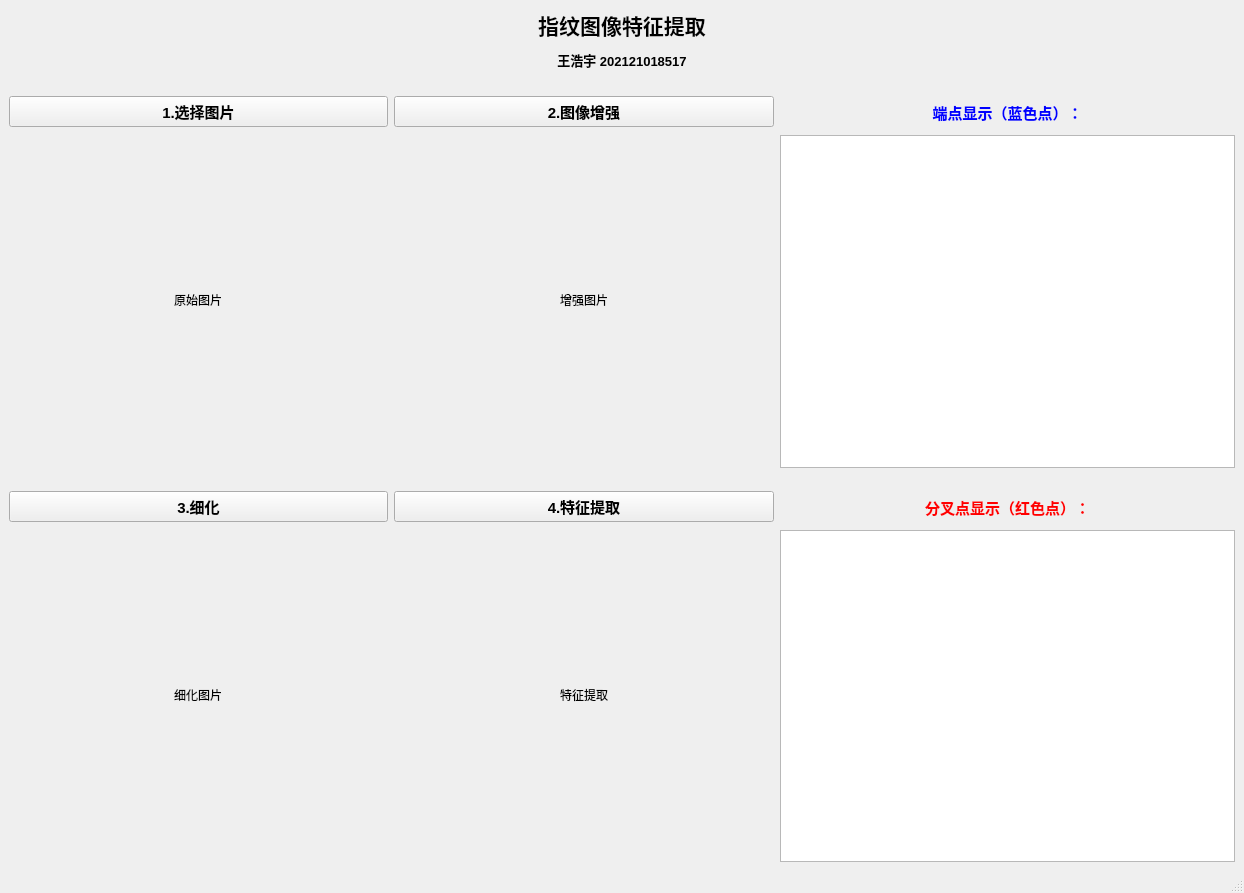
<?xml version="1.0" encoding="UTF-8"?>
<ui version="4.0">
 <class>MainWindow</class>
 <widget class="QMainWindow" name="MainWindow">
  <property name="geometry">
   <rect>
    <x>0</x>
    <y>0</y>
    <width>1244</width>
    <height>893</height>
   </rect>
  </property>
  <property name="windowTitle">
   <string>MainWindow</string>
  </property>
  <widget class="QWidget" name="centralwidget">
   <layout class="QVBoxLayout" name="verticalLayout_9">
    <item>
     <layout class="QVBoxLayout" name="verticalLayout_8" stretch="1,1,30">
      <item>
       <widget class="QLabel" name="label">
        <property name="font">
         <font>
          <family>华光行楷_CNKI</family>
          <pointsize>16</pointsize>
          <weight>75</weight>
          <bold>true</bold>
         </font>
        </property>
        <property name="text">
         <string>指纹图像特征提取</string>
        </property>
        <property name="alignment">
         <set>Qt::AlignCenter</set>
        </property>
       </widget>
      </item>
      <item>
       <widget class="QLabel" name="label_4">
        <property name="font">
         <font>
          <pointsize>10</pointsize>
          <weight>75</weight>
          <bold>true</bold>
         </font>
        </property>
        <property name="text">
         <string>王浩宇 202121018517</string>
        </property>
        <property name="alignment">
         <set>Qt::AlignCenter</set>
        </property>
       </widget>
      </item>
      <item>
       <layout class="QVBoxLayout" name="verticalLayout_6" stretch="1,1">
        <item>
         <layout class="QHBoxLayout" name="horizontalLayout_5" stretch="5,5,6">
          <item>
           <layout class="QVBoxLayout" name="verticalLayout_3" stretch="0,0">
            <item>
             <widget class="QPushButton" name="btn_select">
              <property name="font">
               <font>
                <pointsize>11</pointsize>
                <weight>75</weight>
                <bold>true</bold>
               </font>
              </property>
              <property name="text">
               <string>1.选择图片</string>
              </property>
             </widget>
            </item>
            <item>
             <layout class="QHBoxLayout" name="horizontalLayout">
              <item>
               <spacer name="horizontalSpacer">
                <property name="orientation">
                 <enum>Qt::Horizontal</enum>
                </property>
                <property name="sizeHint" stdset="0">
                 <size>
                  <width>40</width>
                  <height>20</height>
                 </size>
                </property>
               </spacer>
              </item>
              <item>
               <widget class="QLabel" name="pic_origin">
                <property name="minimumSize">
                 <size>
                  <width>300</width>
                  <height>300</height>
                 </size>
                </property>
                <property name="maximumSize">
                 <size>
                  <width>300</width>
                  <height>300</height>
                 </size>
                </property>
                <property name="text">
                 <string>原始图片</string>
                </property>
                <property name="alignment">
                 <set>Qt::AlignCenter</set>
                </property>
               </widget>
              </item>
              <item>
               <spacer name="horizontalSpacer_2">
                <property name="orientation">
                 <enum>Qt::Horizontal</enum>
                </property>
                <property name="sizeHint" stdset="0">
                 <size>
                  <width>40</width>
                  <height>20</height>
                 </size>
                </property>
               </spacer>
              </item>
             </layout>
            </item>
           </layout>
          </item>
          <item>
           <layout class="QVBoxLayout" name="verticalLayout_4" stretch="1,1">
            <item>
             <widget class="QPushButton" name="btn_enhance">
              <property name="font">
               <font>
                <pointsize>11</pointsize>
                <weight>75</weight>
                <bold>true</bold>
               </font>
              </property>
              <property name="text">
               <string>2.图像增强</string>
              </property>
             </widget>
            </item>
            <item>
             <layout class="QHBoxLayout" name="horizontalLayout_2">
              <item>
               <spacer name="horizontalSpacer_3">
                <property name="orientation">
                 <enum>Qt::Horizontal</enum>
                </property>
                <property name="sizeHint" stdset="0">
                 <size>
                  <width>13</width>
                  <height>297</height>
                 </size>
                </property>
               </spacer>
              </item>
              <item>
               <widget class="QLabel" name="pic_enhance">
                <property name="minimumSize">
                 <size>
                  <width>300</width>
                  <height>300</height>
                 </size>
                </property>
                <property name="maximumSize">
                 <size>
                  <width>300</width>
                  <height>300</height>
                 </size>
                </property>
                <property name="text">
                 <string>增强图片</string>
                </property>
                <property name="alignment">
                 <set>Qt::AlignCenter</set>
                </property>
               </widget>
              </item>
              <item>
               <spacer name="horizontalSpacer_4">
                <property name="orientation">
                 <enum>Qt::Horizontal</enum>
                </property>
                <property name="sizeHint" stdset="0">
                 <size>
                  <width>13</width>
                  <height>297</height>
                 </size>
                </property>
               </spacer>
              </item>
             </layout>
            </item>
           </layout>
          </item>
          <item>
           <layout class="QVBoxLayout" name="verticalLayout_5" stretch="1,2,20">
            <item>
             <spacer name="verticalSpacer">
              <property name="orientation">
               <enum>Qt::Vertical</enum>
              </property>
              <property name="sizeHint" stdset="0">
               <size>
                <width>20</width>
                <height>40</height>
               </size>
              </property>
             </spacer>
            </item>
            <item>
             <widget class="QLabel" name="label_2">
              <property name="font">
               <font>
                <pointsize>11</pointsize>
                <weight>75</weight>
                <bold>true</bold>
               </font>
              </property>
              <property name="styleSheet">
               <string notr="true">color: rgb(0, 0, 255);</string>
              </property>
              <property name="text">
               <string>端点显示（蓝色点）：</string>
              </property>
              <property name="alignment">
               <set>Qt::AlignCenter</set>
              </property>
             </widget>
            </item>
            <item>
             <widget class="QTableWidget" name="tb_endpoint">
              <property name="sizeAdjustPolicy">
               <enum>QAbstractScrollArea::AdjustIgnored</enum>
              </property>
              <property name="textElideMode">
               <enum>Qt::ElideMiddle</enum>
              </property>
             </widget>
            </item>
           </layout>
          </item>
         </layout>
        </item>
        <item>
         <layout class="QHBoxLayout" name="horizontalLayout_6" stretch="5,5,6">
          <item>
           <layout class="QVBoxLayout" name="verticalLayout_2">
            <item>
             <widget class="QPushButton" name="btn_thinning">
              <property name="font">
               <font>
                <pointsize>11</pointsize>
                <weight>75</weight>
                <bold>true</bold>
               </font>
              </property>
              <property name="text">
               <string>3.细化</string>
              </property>
             </widget>
            </item>
            <item>
             <layout class="QHBoxLayout" name="horizontalLayout_3">
              <item>
               <spacer name="horizontalSpacer_5">
                <property name="orientation">
                 <enum>Qt::Horizontal</enum>
                </property>
                <property name="sizeHint" stdset="0">
                 <size>
                  <width>40</width>
                  <height>20</height>
                 </size>
                </property>
               </spacer>
              </item>
              <item>
               <widget class="QLabel" name="pic_thinning">
                <property name="minimumSize">
                 <size>
                  <width>300</width>
                  <height>300</height>
                 </size>
                </property>
                <property name="maximumSize">
                 <size>
                  <width>300</width>
                  <height>300</height>
                 </size>
                </property>
                <property name="text">
                 <string>细化图片</string>
                </property>
                <property name="alignment">
                 <set>Qt::AlignCenter</set>
                </property>
               </widget>
              </item>
              <item>
               <spacer name="horizontalSpacer_6">
                <property name="orientation">
                 <enum>Qt::Horizontal</enum>
                </property>
                <property name="sizeHint" stdset="0">
                 <size>
                  <width>40</width>
                  <height>20</height>
                 </size>
                </property>
               </spacer>
              </item>
             </layout>
            </item>
           </layout>
          </item>
          <item>
           <layout class="QVBoxLayout" name="verticalLayout">
            <item>
             <widget class="QPushButton" name="btn_feature">
              <property name="font">
               <font>
                <pointsize>11</pointsize>
                <weight>75</weight>
                <bold>true</bold>
               </font>
              </property>
              <property name="text">
               <string>4.特征提取</string>
              </property>
             </widget>
            </item>
            <item>
             <layout class="QHBoxLayout" name="horizontalLayout_4">
              <item>
               <spacer name="horizontalSpacer_7">
                <property name="orientation">
                 <enum>Qt::Horizontal</enum>
                </property>
                <property name="sizeHint" stdset="0">
                 <size>
                  <width>40</width>
                  <height>20</height>
                 </size>
                </property>
               </spacer>
              </item>
              <item>
               <widget class="QLabel" name="pic_feature">
                <property name="minimumSize">
                 <size>
                  <width>300</width>
                  <height>300</height>
                 </size>
                </property>
                <property name="maximumSize">
                 <size>
                  <width>300</width>
                  <height>300</height>
                 </size>
                </property>
                <property name="text">
                 <string>特征提取</string>
                </property>
                <property name="alignment">
                 <set>Qt::AlignCenter</set>
                </property>
               </widget>
              </item>
              <item>
               <spacer name="horizontalSpacer_8">
                <property name="orientation">
                 <enum>Qt::Horizontal</enum>
                </property>
                <property name="sizeHint" stdset="0">
                 <size>
                  <width>40</width>
                  <height>20</height>
                 </size>
                </property>
               </spacer>
              </item>
             </layout>
            </item>
           </layout>
          </item>
          <item>
           <layout class="QVBoxLayout" name="verticalLayout_7" stretch="1,2,20">
            <item>
             <spacer name="verticalSpacer_2">
              <property name="orientation">
               <enum>Qt::Vertical</enum>
              </property>
              <property name="sizeHint" stdset="0">
               <size>
                <width>20</width>
                <height>40</height>
               </size>
              </property>
             </spacer>
            </item>
            <item>
             <widget class="QLabel" name="label_3">
              <property name="font">
               <font>
                <pointsize>11</pointsize>
                <weight>75</weight>
                <bold>true</bold>
               </font>
              </property>
              <property name="styleSheet">
               <string notr="true">color: rgb(255, 0, 0);</string>
              </property>
              <property name="text">
               <string>分叉点显示（红色点）：</string>
              </property>
              <property name="alignment">
               <set>Qt::AlignCenter</set>
              </property>
             </widget>
            </item>
            <item>
             <widget class="QTableWidget" name="tb_crosspoint">
              <property name="sizeAdjustPolicy">
               <enum>QAbstractScrollArea::AdjustIgnored</enum>
              </property>
             </widget>
            </item>
           </layout>
          </item>
         </layout>
        </item>
       </layout>
      </item>
     </layout>
    </item>
   </layout>
  </widget>
  <widget class="QMenuBar" name="menubar">
   <property name="geometry">
    <rect>
     <x>0</x>
     <y>0</y>
     <width>1244</width>
     <height>23</height>
    </rect>
   </property>
  </widget>
  <widget class="QStatusBar" name="statusbar"/>
 </widget>
 <resources/>
 <connections>
  <connection>
   <sender>btn_select</sender>
   <signal>clicked()</signal>
   <receiver>MainWindow</receiver>
   <slot>select()</slot>
   <hints>
    <hint type="sourcelabel">
     <x>144</x>
     <y>108</y>
    </hint>
    <hint type="destinationlabel">
     <x>172</x>
     <y>131</y>
    </hint>
   </hints>
  </connection>
  <connection>
   <sender>btn_enhance</sender>
   <signal>clicked()</signal>
   <receiver>MainWindow</receiver>
   <slot>enhance()</slot>
   <hints>
    <hint type="sourcelabel">
     <x>428</x>
     <y>113</y>
    </hint>
    <hint type="destinationlabel">
     <x>480</x>
     <y>131</y>
    </hint>
   </hints>
  </connection>
  <connection>
   <sender>btn_thinning</sender>
   <signal>clicked()</signal>
   <receiver>MainWindow</receiver>
   <slot>thinning()</slot>
   <hints>
    <hint type="sourcelabel">
     <x>700</x>
     <y>118</y>
    </hint>
    <hint type="destinationlabel">
     <x>825</x>
     <y>128</y>
    </hint>
   </hints>
  </connection>
  <connection>
   <sender>btn_feature</sender>
   <signal>clicked()</signal>
   <receiver>MainWindow</receiver>
   <slot>feature()</slot>
   <hints>
    <hint type="sourcelabel">
     <x>962</x>
     <y>115</y>
    </hint>
    <hint type="destinationlabel">
     <x>991</x>
     <y>130</y>
    </hint>
   </hints>
  </connection>
 </connections>
 <slots>
  <slot>select()</slot>
  <slot>enhance()</slot>
  <slot>thinning()</slot>
  <slot>feature()</slot>
 </slots>
</ui>
